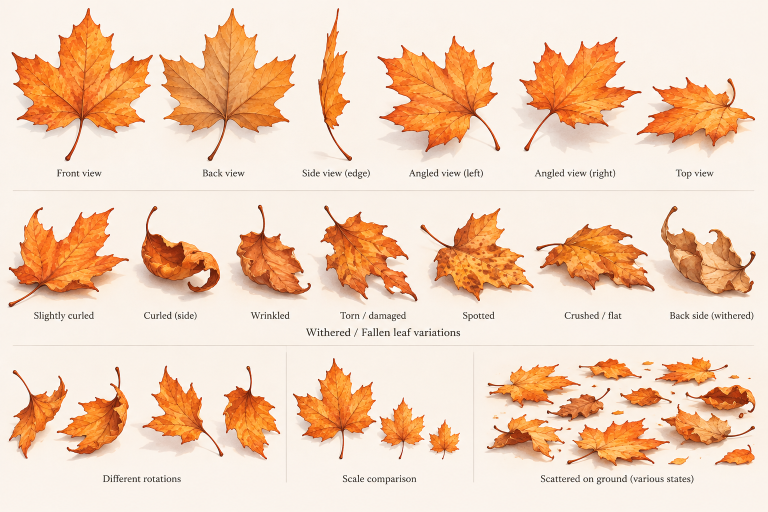
#> input picture art/leaves_sheet.png, 1536 x 1024 px (shown at 1/2 size)
$ python build_leaves.py
#> lines starting #> are read from the running program, lines starting #| are printed output that depends on the picture; after the words box and inside, x2 and y2 are one past the last pixel; in counts of white or black regions, pixels touching at a corner belong together
"""
Cut the flying-leaf sprites out of the reference sheet.

    python3 tools/build_leaves.py

Reads art/leaves_sheet.png (leaves on an off-white background, with soft
shadows and text labels) and writes public/leaves/*.webp + src/leaves.json.
The background, shadows and labels are dropped by colour: the leaves are
saturated and warm, the rest is not. Colours are nudged towards the leaves
painted in the scene, so the new ones sit in the same sunset light.
"""
import json
from pathlib import Path

import numpy as np
from PIL import Image
from scipy import ndimage as ndi

ROOT = Path(__file__).resolve().parent.parent
OUT = ROOT / "public" / "leaves"
OUT.mkdir(parents=True, exist_ok=True)
for old in OUT.glob("*.webp"):
    old.unlink()

MAX_SIDE = 128  # px, longest side of each sprite (near leaves are drawn up to ~110 px)

sheet = np.asarray(Image.open(ROOT / "art" / "leaves_sheet.png").convert("RGB")).astype(np.float32) / 255
H, W, _ = sheet.shape
#> H = 1024; W = 1536
bg = np.median(sheet[5:40, 5:40].reshape(-1, 3), axis=0)
#> bg = [0.98, 0.953, 0.925]

# leaf = saturated and warm. Measured on this sheet: leaf bodies have
# saturation 0.45+ (even the pale withered one), the warm-grey drop shadows
# ~0.19, the paper and the grey labels less. Warmth (red minus blue) keeps
# anything grey out
mx = sheet.max(axis=2)
sat = (mx - sheet.min(axis=2)) / np.maximum(mx, 1e-3)
warm = sheet[..., 0] - sheet[..., 2]
alpha = np.clip((sat - 0.26) / 0.16, 0, 1) * np.clip((warm - 0.12) / 0.1, 0, 1)
# small pale highlights inside a leaf stay solid. Only small holes: a shadow's
# darker watercolour rim can enclose the whole shadow, which must stay out
solid = alpha > 0.5
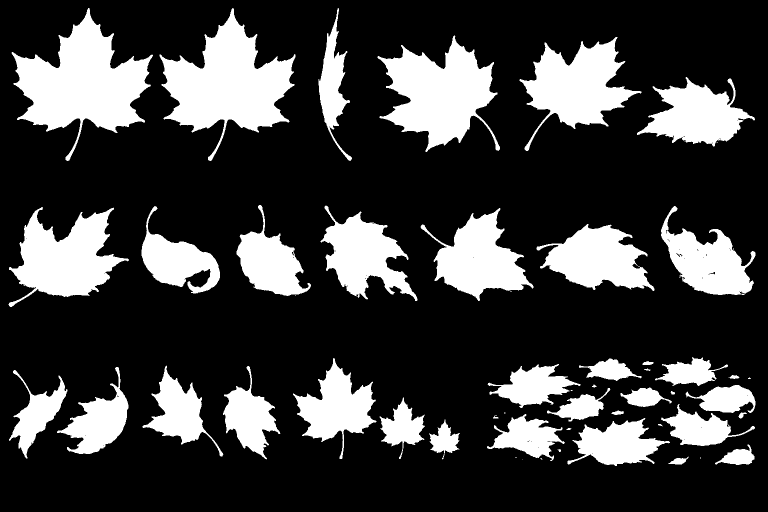
#> solid: shape (1024, 1536) bool (shown at 1/2 size); 24.2% white; 57 white regions (15 under 20 px), largest, box (x1, y1, x2, y2) and area: (23, 16, 306, 322) 38099, (319, 16, 591, 322) 36868, (755, 71, 1000, 304) 29920
holes, _ = ndi.label(ndi.binary_fill_holes(solid) & ~solid)
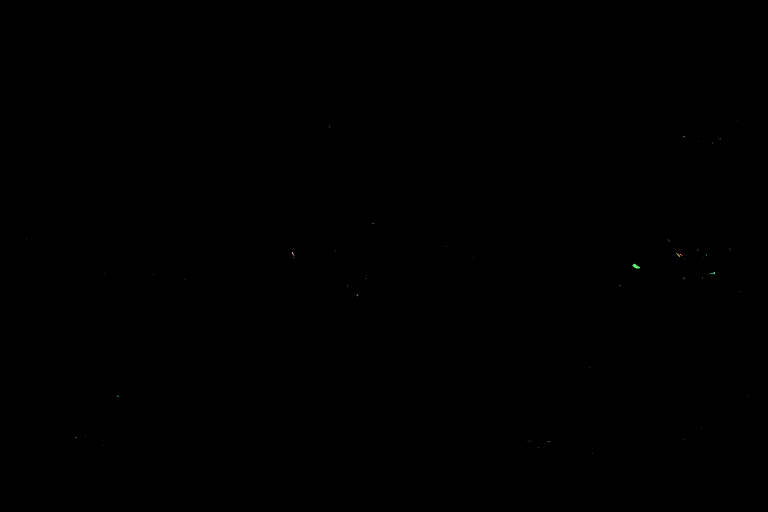
#> holes: shape (1024, 1536) int32 (shown at 1/2 size); 67 distinct labels, from 0 to 66; one colour per label, 0 black
sizes = np.bincount(holes.ravel())
#> sizes = 67 values, max 1572612 at index 0, min 1 at index 1, mean 23475.6
small = (sizes < 120)[holes] & (holes > 0)
#> small: shape (1024, 1536) bool; 0.02% white in thin lines or dots, all inside (x1, y1, x2, y2) = (53, 241, 1495, 908)
alpha = np.maximum(ndi.gaussian_filter(alpha, 0.6), small)
# un-mix the background from the soft edge pixels, so no pale fringe remains
a3 = np.maximum(alpha, 0.35)[..., None]  # faint edge pixels: don't over-correct into specks
rgb = np.clip((sheet - (1 - a3) * bg) / a3, 0, 1)

# the leaves painted in the scene, as the colour target
painted = np.asarray(Image.open(ROOT / "art" / "landscape.png").convert("RGB")).astype(np.float32) / 255
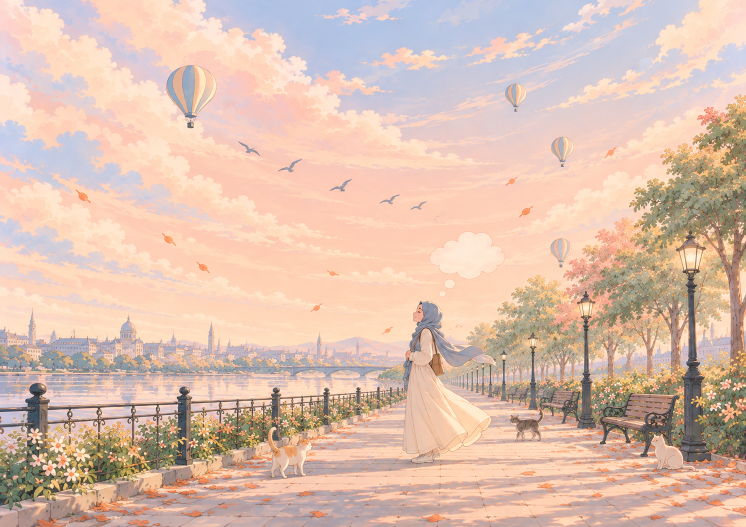
#> input picture art/landscape.png, 1492 x 1054 px (shown at 1/2 size)
spots = [(148, 375, 38, 36), (319, 461, 36, 35), (1204, 290, 34, 31), (1008, 349, 30, 25)]
px = np.concatenate([painted[y:y + h, x:x + w].reshape(-1, 3) for x, y, w, h in spots])
px = px[(px[:, 0] - px[:, 2]) > 0.35]  # just the orange of the leaves
#> px = 874 rows, first 8: [0.957, 0.639, 0.51], [0.965, 0.596, 0.459], [1, 0.753, 0.608], [0.976, 0.714, 0.576], [0.965, 0.529, 0.396], [0.984, 0.549, 0.404], [0.992, 0.647, 0.494], [0.98, 0.631, 0.502]
target = px.mean(axis=0)
#> target = [0.981, 0.625, 0.452]
source = rgb[alpha > 0.9].mean(axis=0)
#> source = [0.896, 0.494, 0.195]
haze = np.array([0.99, 0.84, 0.76])  # the peachy air of the scene


def grade(c):
    # halfway to the painted leaves' colour, then a touch of the evening haze
    c = c * (1 + 0.55 * (target / source - 1))
    return np.clip(c * 0.88 + haze * 0.12, 0, 1)


# rows of the sheet (y ranges) and which ones fly: the scale comparison and
# the scattered-on-ground groups are left out
lab, n = ndi.label(ndi.binary_dilation(alpha > 0.45, iterations=2))
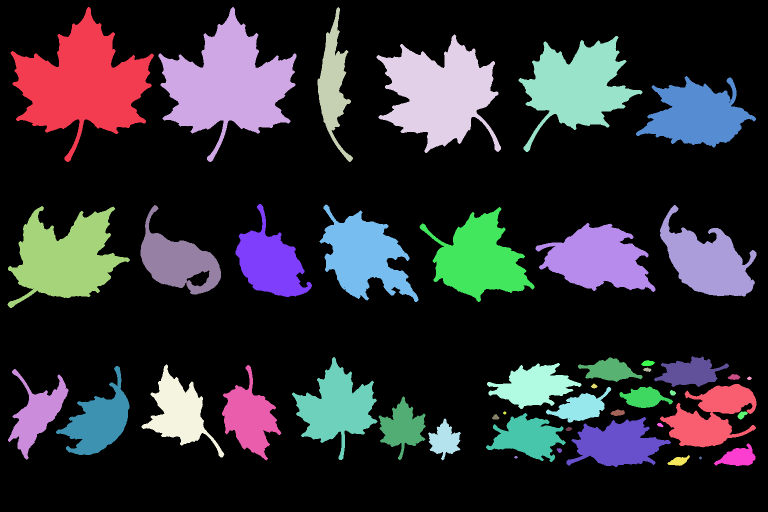
#> lab: shape (1024, 1536) int32 (shown at 1/2 size); 46 distinct labels, from 0 to 45; one colour per label, 0 black
#> n = 45
leaves = []
for i, sl in enumerate(ndi.find_objects(lab), 1):
    ys, xs = sl
    h, w = ys.stop - ys.start, xs.stop - xs.start
    area = (lab[sl] == i).sum()
    if area < 1500 or h < 40:
        continue  # debris, bits of text
    cy, cx = (ys.start + ys.stop) / 2, (xs.start + xs.stop) / 2
    if cy > 700 and cx > 570:
        continue  # scale comparison / scattered on ground
    leaves.append((cy, cx, i, sl))
#> this loop made 45 passes
#> (h, w, area, cy, cx) on passes 1 to 12: (310, 287, 40729, 169, 164.5), (310, 276, 39459, 169, 455), (310, 71, 8770, 169, 670.5), (237, 249, 32251, 187.5, 877.5), (232, 248, 25968, 188, 1161), (143, 240, 18690, 223.5, 1392), (186, 153, 13562, 501, 547.5), (195, 198, 19343, 506.5, 738), (179, 161, 12848, 499.5, 361.5), (183, 193, 17473, 501.5, 1416.5), (204, 245, 26399, 514, 137.5), (190, 230, 21054, 509, 954)
#> (h, w, area) on passes 17, 22, 24, 25, 26, 30: (12, 28, 230), (9, 17, 96), (12, 26, 202), (7, 10, 47), (10, 13, 82), (11, 13, 97)
#> after the loop, leaves = 17 items

# reading order: by row, then left to right
leaves.sort(key=lambda l: (int(l[0] // 330), l[1]))
names = ["front", "back", "edge", "angled-left", "angled-right", "top",
         "curled-slightly", "curled", "wrinkled", "torn", "spotted", "crushed", "withered",
         "turning-1", "turning-2", "turning-3", "turning-4"]
manifest = []
for k, (cy, cx, i, sl) in enumerate(leaves):
    ys, xs = sl
    pad = 6
    y0, y1 = max(0, ys.start - pad), min(H, ys.stop + pad)
    x0, x1 = max(0, xs.start - pad), min(W, xs.stop + pad)
    own = ndi.binary_dilation(lab[y0:y1, x0:x1] == i, iterations=3)
    a = alpha[y0:y1, x0:x1] * own
    c = grade(rgb[y0:y1, x0:x1])
    im = Image.fromarray((np.dstack([c, a]) * 255 + 0.5).astype(np.uint8))
    s = MAX_SIDE / max(im.size)
    im = im.resize((max(1, round(im.width * s)), max(1, round(im.height * s))), Image.LANCZOS)
    name = names[k] if k < len(names) else f"leaf-{k + 1}"
    im.save(OUT / f"{name}.webp", quality=90, method=6, exact=True, alpha_quality=100)
    manifest.append({"name": name, "file": f"leaves/{name}.webp", "size": [im.width, im.height],
                     # edge-on and curled leaves hardly flip; flat ones turn over
                     "flat": name not in ("edge", "curled", "wrinkled", "withered")})
    print(f"  {name:16s} {im.width}x{im.height}")
#> this loop made 17 passes
#> (cy, cx, i, y0, y1, x0, x1, s) on passes 1 to 12: (169, 164.5, 1, 8, 330, 15, 314, 0.398), (169, 455, 2, 8, 330, 311, 599, 0.398), (169, 670.5, 3, 8, 330, 629, 712, 0.398), (187.5, 877.5, 4, 63, 312, 747, 1008, 0.49), (188, 1161, 5, 66, 310, 1031, 1291, 0.492), (223.5, 1392, 6, 146, 301, 1266, 1518, 0.508), (514, 137.5, 11, 406, 622, 9, 266, 0.498), (499.5, 361.5, 9, 404, 595, 275, 448, 0.67), (501, 547.5, 7, 402, 600, 465, 630, 0.646), (506.5, 738, 8, 403, 610, 633, 843, 0.61), (509, 954, 12, 408, 610, 833, 1075, 0.529), (515, 1191, 13, 440, 590, 1065, 1317, 0.508)
#|   front            119x128
#|   back             114x128
#|   edge             33x128
#|   angled-left      128x122
#|   angled-right     128x120
#|   top              128x79
#|   curled-slightly  128x108
#|   curled           116x128
#> (further printed lines are left out)
#> pass 1, `c = grade(rgb[y0:y1, x0:x1])`:
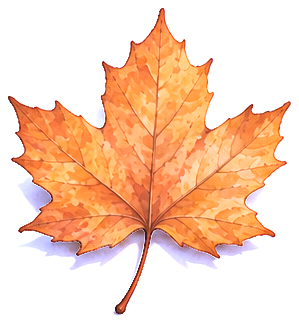
#> c: shape (322, 299, 3) float64; mean R, G, B 0.975, 0.83, 0.734
#> after the loop:
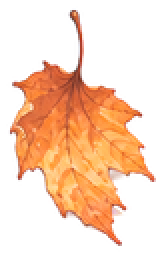
#> im: PIL image 83x128 RGBA (shown 2 times larger); mean R, G, B, A 95.7, 58.7, 35.2, 88.6; transparent parts drawn white
#> after the loop, manifest = 17 items

(ROOT / "src" / "leaves.json").write_text(json.dumps(manifest, indent=1))
print(len(manifest), "leaves")
#| 17 leaves

# contact sheet for checking
sheet_out = Image.new("RGBA", (len(manifest) * 140, 150), (238, 205, 190, 255))
for k, m in enumerate(manifest):
    im = Image.open(OUT / f"{m['name']}.webp")
#> im: PIL image 119x128 RGBA
    sheet_out.alpha_composite(im, (k * 140 + (140 - im.width) // 2, (150 - im.height) // 2))
sheet_out.save(ROOT / "art" / "_leaves_preview.png")
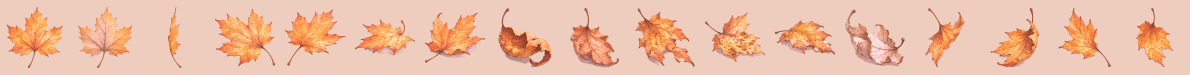
#> saved as _leaves_preview.png: PIL image 2380x150 RGBA (shown at 1/2 size); mean R, G, B, A 236.4, 191.4, 168, 255
